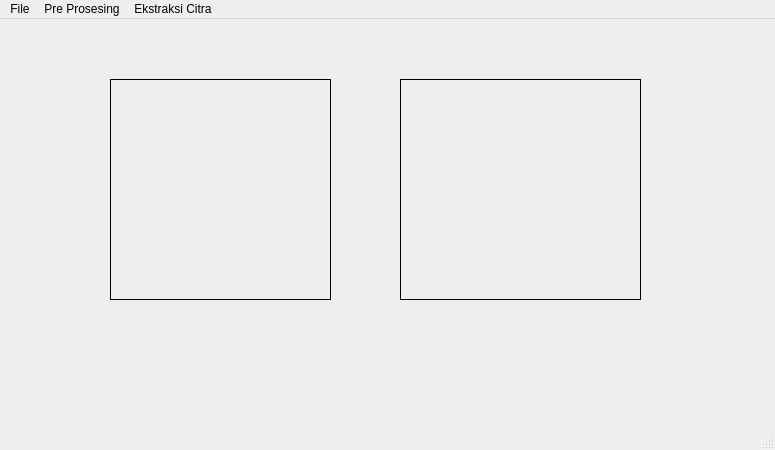
<?xml version="1.0" encoding="UTF-8"?>
<ui version="4.0">
 <class>MainWindow</class>
 <widget class="QMainWindow" name="MainWindow">
  <property name="geometry">
   <rect>
    <x>0</x>
    <y>0</y>
    <width>775</width>
    <height>450</height>
   </rect>
  </property>
  <property name="windowTitle">
   <string>MainWindow</string>
  </property>
  <widget class="QWidget" name="centralwidget">
   <widget class="QLabel" name="imgIn">
    <property name="geometry">
     <rect>
      <x>110</x>
      <y>60</y>
      <width>221</width>
      <height>221</height>
     </rect>
    </property>
    <property name="frameShape">
     <enum>QFrame::Box</enum>
    </property>
    <property name="text">
     <string/>
    </property>
   </widget>
   <widget class="QLabel" name="imgOut">
    <property name="geometry">
     <rect>
      <x>400</x>
      <y>60</y>
      <width>241</width>
      <height>221</height>
     </rect>
    </property>
    <property name="frameShape">
     <enum>QFrame::Box</enum>
    </property>
    <property name="text">
     <string/>
    </property>
   </widget>
  </widget>
  <widget class="QMenuBar" name="menubar">
   <property name="geometry">
    <rect>
     <x>0</x>
     <y>0</y>
     <width>775</width>
     <height>21</height>
    </rect>
   </property>
   <widget class="QMenu" name="menuFile">
    <property name="title">
     <string>File</string>
    </property>
    <addaction name="actionOpen"/>
    <addaction name="actionSave"/>
    <addaction name="actionXls"/>
   </widget>
   <widget class="QMenu" name="menuPre_Prosesing">
    <property name="title">
     <string>Pre Prosesing</string>
    </property>
    <addaction name="actionReduksiNoise"/>
    <addaction name="actionGrayscale"/>
    <addaction name="actionSharpening"/>
   </widget>
   <widget class="QMenu" name="menuEkstraksi_Citra">
    <property name="title">
     <string>Ekstraksi Citra</string>
    </property>
    <addaction name="actionDeteksiTepi"/>
    <addaction name="actionPlotRGB"/>
   </widget>
   <addaction name="menuFile"/>
   <addaction name="menuPre_Prosesing"/>
   <addaction name="menuEkstraksi_Citra"/>
  </widget>
  <widget class="QStatusBar" name="statusbar"/>
  <action name="actionOpen">
   <property name="text">
    <string>Open</string>
   </property>
  </action>
  <action name="actionSave">
   <property name="text">
    <string>Save</string>
   </property>
  </action>
  <action name="actionReduksiNoise">
   <property name="text">
    <string>Reduksi Noise</string>
   </property>
  </action>
  <action name="actionGrayscale">
   <property name="text">
    <string>Grayscale</string>
   </property>
  </action>
  <action name="actionSharpening">
   <property name="text">
    <string>Sharpening</string>
   </property>
  </action>
  <action name="actionXls">
   <property name="text">
    <string>Export Excel</string>
   </property>
  </action>
  <action name="actionDeteksiTepi">
   <property name="text">
    <string>Deteksi Tepi</string>
   </property>
  </action>
  <action name="actionPlotRGB">
   <property name="text">
    <string>Plotting RGB</string>
   </property>
  </action>
 </widget>
 <resources/>
 <connections/>
</ui>
